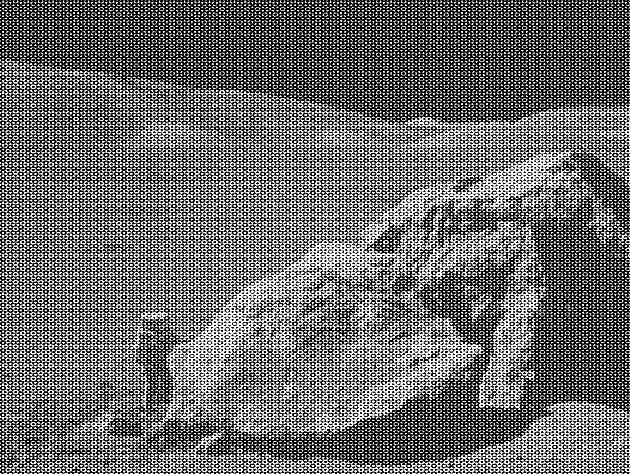
#> input picture moonlanding.png, 630 x 474 px
$ jupyter execute --allow-errors 09ex_Algorithms.ipynb
#> lines starting #> are read from the running program, lines starting #| are printed output that depends on the picture
[cell 1]
import numpy as np
import matplotlib.pyplot as plt
import calendar
import scipy as sp
import pandas as pd

1\. **Maximum wind speed prediction at the Sprogø station**

The exercise goal is to predict the maximum wind speed occurring every 50 years even if no measure exists for such a period. The available data are only measured over 21 years at the Sprogø meteorological station located in Denmark.

The annual maxima are supposed to fit a normal probability density function. However such function is not going to be estimated because it gives a probability from a wind speed maxima. Finding the maximum wind speed occurring every 50 years requires the opposite approach, the result needs to be found from a defined probability. That is the quantile function role and the exercise goal will be to find it. In the current model, it is supposed that the maximum wind speed occurring every 50 years is defined as the upper 2% quantile.

By definition, the quantile function is the inverse of the cumulative distribution function. The latter describes the probability distribution of an annual maxima. In the exercise, the cumulative probability $p_i$ for a given year i is defined as $p_i = i/(N+1)$ with $N = 21$, the number of measured years. Thus it will be possible to calculate the cumulative probability of every measured wind speed maxima. From those experimental points, the scipy.interpolate module will be very useful for fitting the quantile function. Finally the 50 years maxima is going to be evaluated from the cumulative probability of the 2% quantile.

Practically, load the dataset:

```python
import numpy as np
max_speeds = np.load('max-speeds.npy')
years_nb = max_speeds.shape[0]
```

Compute then the cumulative probability $p_i$ (`cprob`) and sort the maximum speeds from the data. Use then the  UnivariateSpline from scipy.interpolate to define a quantile function and thus estimate the probabilities.

In the current model, the maximum wind speed occurring every 50 years is defined as the upper 2% quantile. As a result, the cumulative probability value will be:

```python
fifty_prob = 1. - 0.02
```

So the storm wind speed occurring every 50 years can be guessed as:

``` python
fifty_wind = quantile_func(fifty_prob)
```

**Note.** The quantile function $Q \colon [0, 1] \to \mathbb{R}$, given as input a probability $p$, returns a threshold value $x$ for which
$$
    \operatorname{Pr}(X \leq x) = p
$$
(where $X$ is the random variable in question). So, we are trying to find the value of the maximum wind speed for which there is only a 2% chance of obtaining a higher value.

#> (a cell that did not finish here is left out)

#> (a cell that did not finish here is left out)

2\. **Curve fitting of temperature in Alaska**

The temperature extremes in Alaska for each month, starting in January, are given by (in degrees Celcius):

max:  17,  19,  21,  28,  33,  38, 37,  37,  31,  23,  19,  18

min: -62, -59, -56, -46, -32, -18, -9, -13, -25, -46, -52, -58

* Plot these temperature extremes.
* Define a function that can describe min and max temperatures.
* Fit this function to the data with scipy.optimize.curve_fit().
* Plot the result. Is the fit reasonable? If not, why?
* Is the time offset for min and max temperatures the same within the fit accuracy?

[cell 4]
import calendar

def gauss_fitfunc(x, mu, var, norm, offset):
    return norm * np.exp(-0.5 * (x - mu)**2 / var) + offset

maxima = [17, 19, 21, 28, 33, 38, 37, 37, 31, 23, 19, 18]
minima = [-62, -59, -56, -46, -32, -18, -9, -13, -25, -46, -52, -58]
month_num = list(range(0, 12))
months = [calendar.month_abbr[i + 1] for i in month_num]

max_par, _ = sp.optimize.curve_fit(gauss_fitfunc, month_num, maxima,
                                   p0=[7, 4, 5, 20])
min_par, _ = sp.optimize.curve_fit(gauss_fitfunc, month_num, minima,
                                   p0=[7, 4, 10, -60])

x = np.linspace(-1, 12, 100)

plt.figure(figsize=(8, 5))
plt.plot(months, maxima, 'ro', markersize=4, label="Maxima")
plt.plot(months, minima, 'bo', markersize=4, label="Minima")
plt.plot(x, gauss_fitfunc(x, *max_par), color='r')
plt.plot(x, gauss_fitfunc(x, *min_par), color='b')
plt.xlim((-0.5, 11.5))
plt.xlabel("Month")
plt.ylabel("Temperature extreme in °C")
plt.grid(c='k', alpha=0.1)
plt.legend()
plt.show()

[cell 5]
comp = np.abs(max_par[0] - min_par[0]) / np.sqrt(max_par[1] + min_par[1])

print(f"Compatibility between the two means: {comp:.5f}")

3\. **2D minimization of a six-hump camelback function**

$$
f(x,y) = \left(4-2.1x^2+\frac{x^4}{3} \right) x^2 +xy + (4y^2 -4)y^2
$$

has multiple global and local minima. Find the global minima of this function.

Hints:

* Variables can be restricted to $-2 < x < 2$ and $-1 < y < 1$.
* Use numpy.meshgrid() and pylab.imshow() to find visually the regions.
* Use scipy.optimize.minimize(), optionally trying out several of its methods.

How many global minima are there, and what is the function value at those points? What happens for an initial guess of $(x, y) = (0, 0)$ ?

[cell 6]
def f(x):
    x, y = x[0], x[1]
    return (4 - 2.1 * x**2 + x**4 / 3) * x**2 + x * y + (4 * y**2 - 4) * y**2

bnds = ((-2, 2), (-1, 1))
domain = np.meshgrid(np.linspace(*bnds[0], 400), np.linspace(*bnds[1], 200))

min1 = sp.optimize.minimize(f, x0=(0, 0.75), bounds=bnds)
min2 = sp.optimize.minimize(f, x0=(0, -0.75), bounds=bnds)

print(f"Function value at min1: {f(min1.x):.5f}")
print(f"Function value at min2: {f(min2.x):.5f}")

plt.imshow(f(domain), origin='lower', extent=[-2, 2, -1, 1], cmap='Spectral')
plt.colorbar(fraction=0.025)
plt.scatter([min1.x[0], min2.x[0]], [min1.x[1], min2.x[1]], c='k', s=20, label='Minima')
plt.xlabel('x')
plt.ylabel('y')
plt.legend()
plt.show()
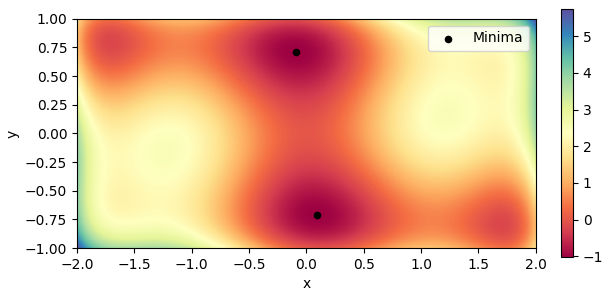
#> figure drawn by matplotlib, 2 panels

[cell 7]
# if initial guess is (0, 0)
min_guess = sp.optimize.minimize(f, x0=(0, 0), bounds=bnds)

print(f"If the initial guess is (0, 0) minimize() returns {min_guess.x}")

4\. **FFT of a simple dataset**

Performe a periodicity analysis on the lynxs-hares population

[cell 8]
from scipy import fftpack

# load data from txt file
#> (the rest of this cell did not finish here and is left out)

#> (a cell that did not finish here is left out)

5\. **FFT of an image**

* Examine the provided image `moonlanding.png`, which is heavily contaminated with periodic noise. In this exercise, we aim to clean up the noise using the Fast Fourier Transform.
* Load the image using pylab.imread().
* Find and use the 2-D FFT function in scipy.fftpack, and plot the spectrum (Fourier transform of) the image. Do you have any trouble visualising the spectrum? If so, why?
* The spectrum consists of high and low frequency components. The noise is contained in the high-frequency part of the spectrum, so set some of those components to zero (use array slicing).
* Apply the inverse Fourier transform to see the resulting image.

[cell 10]
from matplotlib.colors import LogNorm

image = plt.imread('moonlanding.png')
#> image is the input picture: shape (474, 630) float32; min 0, max 1, mean 0.424

spectrum = sp.fftpack.fft2(image)
power = np.abs(spectrum)

fig, ax = plt.subplots(nrows=1, ncols=2, figsize=(12, 8))
ax[0].imshow(image, cmap='gray')
ax[0].set_title("Original picture")
ax[1].imshow(power, cmap='gray', norm=LogNorm(vmin=power.min(), vmax=power.max()))
ax[1].set_title("Power spectrum")
ax[0].axis('off')
ax[1].axis('off')
plt.show()
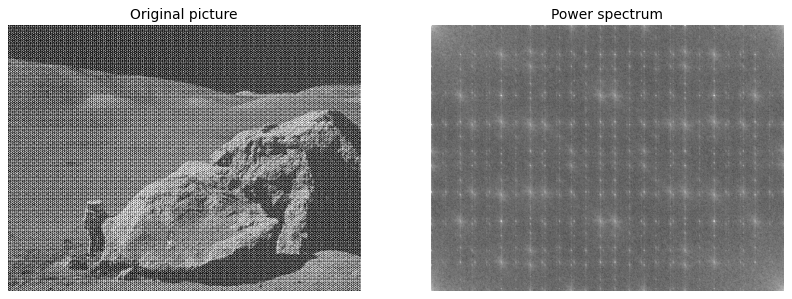
#> figure drawn by matplotlib, 2 panels

[cell 11]
# clean up high frequencies
spectrum[power > 2700] = 0
filtered_image = sp.fftpack.ifft2(spectrum).real
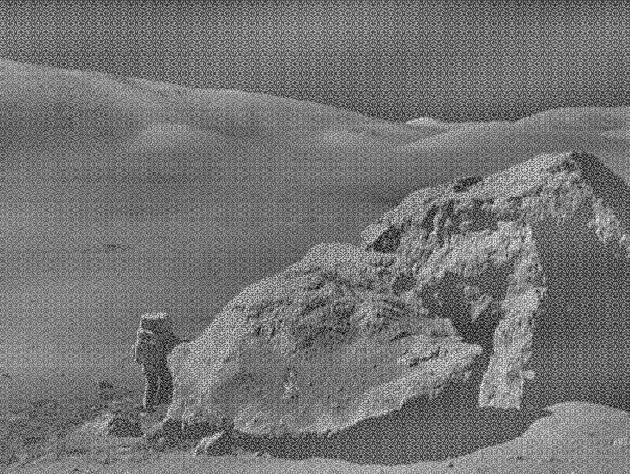
#> filtered_image: shape (474, 630) float32; min -0.547, max 0.651, mean 8.18e-10; drawn with min black and max white

fig, ax = plt.subplots(nrows=1, ncols=2, figsize=(12, 8))
ax[0].imshow(image, cmap='gray')
ax[0].set_title("Original picture")
ax[1].imshow(filtered_image, cmap='gray')
ax[1].set_title("Filtered picture")
ax[0].axis('off')
ax[1].axis('off')
plt.show()
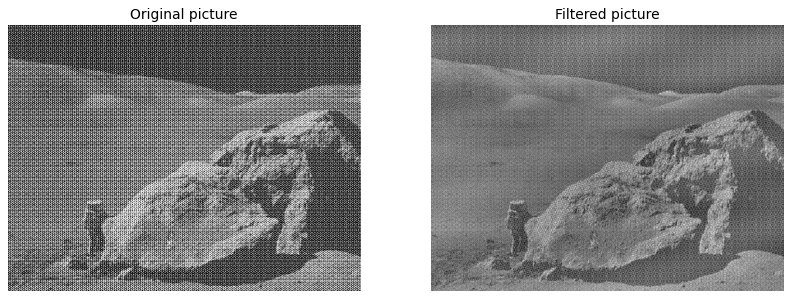
#> figure drawn by matplotlib, 2 panels
